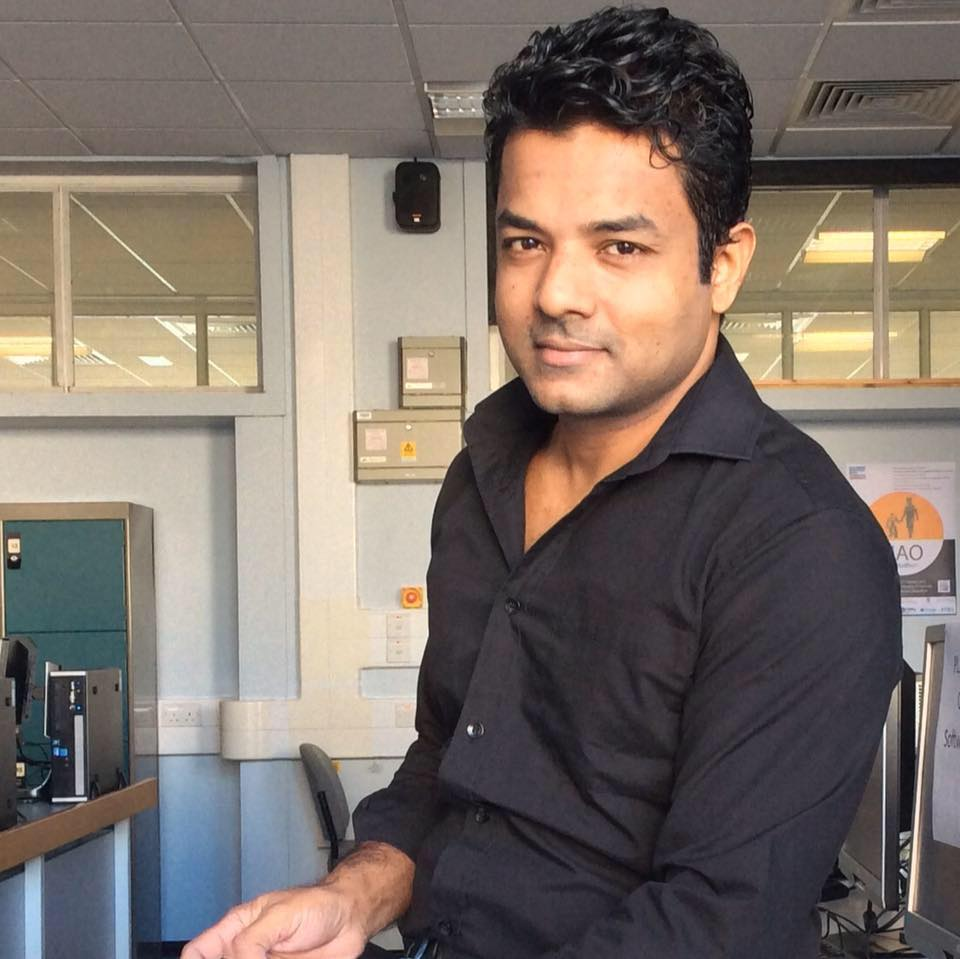
#> input picture Python/Me.jpg, 960 x 959 px, found by its file name
$ python PhotoDitector.py
#> lines starting #> are read from the running program, lines starting #| are printed output that depends on the picture
### Python/NameFind.py
#     ----------- FUNCTION TO READ THE FILE AND ADD THE NAMES AND IDs IN TO TUPLES

import cv2
import math

face = cv2.CascadeClassifier('Haar/haarcascade_frontalcatface.xml')
glass_cas = cv2.CascadeClassifier('Haar/haarcascade_eye_tree_eyeglasses.xml')

WHITE = [255, 255, 255]

def FileRead():
    Info = open("Names.txt", "r")                       # Open th text file in readmode
#> (reads Python/Names.txt from the repository)
    NAME = []                                           # The tuple to store Names
    while (True):                                       # Read all the lines in the file and store them in two tuples
        Line = Info.readline()
        if Line == '':
            break
        NAME.append (Line.split(",")[1].rstrip())

    return NAME                                     # Return the two tuples

Names = FileRead()                                 # Run the above Function to get the ID and Names Tuple

#     ------------------- FUNCTION TO FIND THE NAME  -----------------------------------------------------------


# [98 lines left out: functions ID2Name, AddName, DispID, draw_box, DispID2, DispID3, not called in this run]


def DrawBox(Image, x, y, w, h):
    cv2.rectangle(Image, (x, y), (x + w, y + h), (255, 255, 255), 1)     # Draw a rectangle arround the face

# ----------------------------- THIS FUNCTION TAKES IN SPEC CASCADE, FACE CASCADE AND AN IMAGE
# ------------------------- IT RETURNS A CROPPED FACE AND IF POSSIBLE STRAIGHTENS THE TILT OF THE HEAD


# [25 lines left out: function DetectEyes, not called in this run]

### Python/TestFiles/PhotoDitector.py
# -------------------------- FACE DITECTION USING HAAR CASCADES --------------------------
# ---------------------------- BY LAHIRU DINALANKARA AKA SPIKE ----------------------------


import cv2                  # Importing the opencv
import NameFind


# import the Haar cascades for face and eye ditection

face_cascade = cv2.CascadeClassifier('Haar/haarcascade_frontalcatface.xml')
eye_cascade = cv2.CascadeClassifier('Haar/haarcascade_eye.xml')
spec_cascade = cv2.CascadeClassifier('Haar/haarcascade_eye_tree_eyeglasses.xml')

img = cv2.imread('Me.jpg')                                              # Read the image from file
#> img is the input picture: shape (959, 960, 3); mean B, G, R 105.2, 112.7, 124.1
gray = cv2.cvtColor(img, cv2.COLOR_BGR2GRAY)                                # Convert the Camera to gray
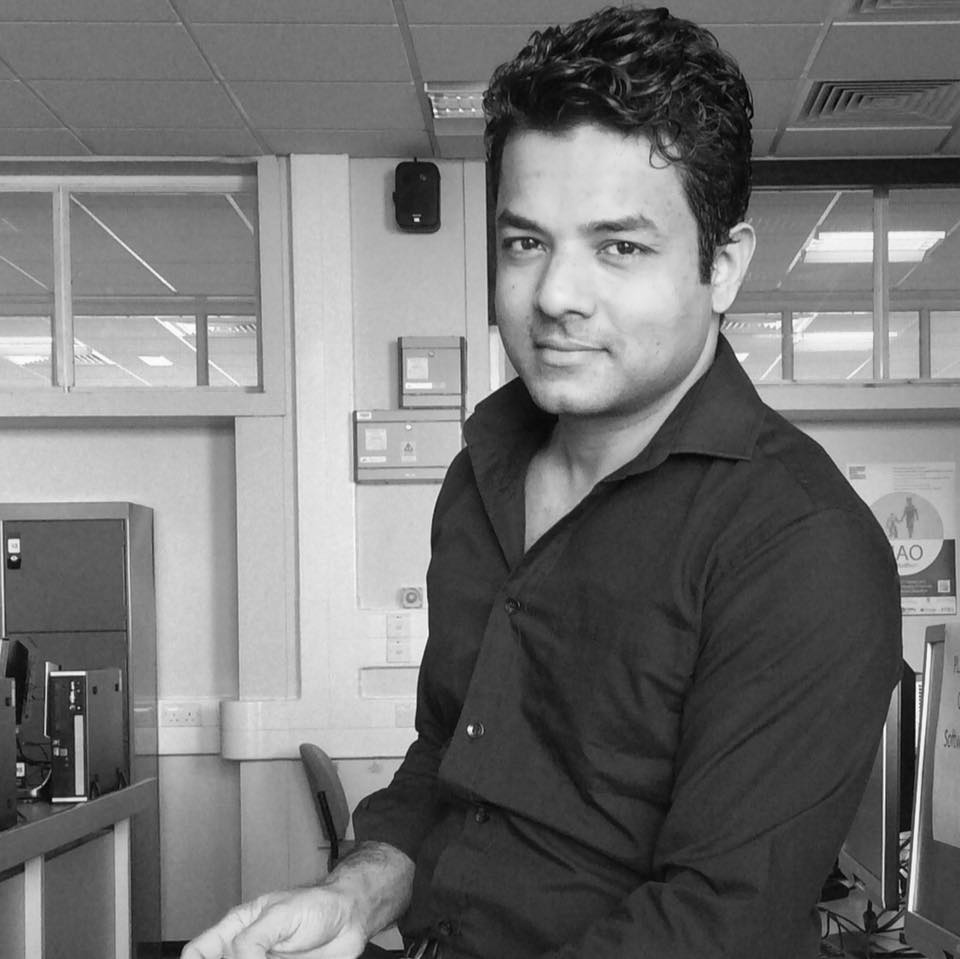
#> gray: shape (959, 960); min 0, max 254, mean 115.3


# -------------------------     FACE DITECTION       ------------------------------------------

faces = face_cascade.detectMultiScale(gray, 1.3, 5)                         # Detect the faces and store the positions
#> faces = [[451, 153, 247, 247]]

for (x, y, w, h) in faces:                                                  # Frames  LOCATION X, Y  WIDTH, HEIGHT

# ------------------  Eyes should be inside the face.  -----------------------------------------
    roi_gray = cv2.resize((gray[y: y+h, x: x+w]), (110, 110))                                         # The Face is isolated and cropped
    eyes = eye_cascade.detectMultiScale(roi_gray)
    glass = spec_cascade.detectMultiScale(roi_gray)
    for (ex, ey, ew, eh) in eyes:

#> (the run stopped early here; a loop or call above may not have finished)
